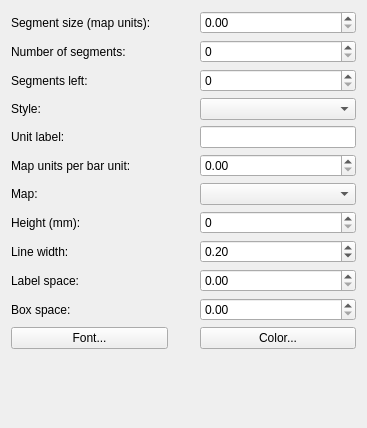
<ui version="4.0" >
 <class>QgsComposerScaleBarWidgetBase</class>
 <widget class="QWidget" name="QgsComposerScaleBarWidgetBase" >
  <property name="geometry" >
   <rect>
    <x>0</x>
    <y>0</y>
    <width>367</width>
    <height>428</height>
   </rect>
  </property>
  <property name="sizePolicy" >
   <sizepolicy vsizetype="Expanding" hsizetype="Expanding" >
    <horstretch>0</horstretch>
    <verstretch>0</verstretch>
   </sizepolicy>
  </property>
  <property name="windowTitle" >
   <string>Barscale Options</string>
  </property>
  <layout class="QGridLayout" >
   <item row="0" column="0" >
    <widget class="QLabel" name="mSegmentSizeLabel" >
     <property name="text" >
      <string>Segment size (map units):</string>
     </property>
     <property name="wordWrap" >
      <bool>true</bool>
     </property>
    </widget>
   </item>
   <item row="0" column="2" >
    <widget class="QDoubleSpinBox" name="mSegmentSizeSpinBox" >
     <property name="maximum" >
      <double>9999999999999.000000000000000</double>
     </property>
    </widget>
   </item>
   <item row="1" column="0" colspan="2" >
    <widget class="QLabel" name="mNumbereOfSegmentsLabel" >
     <property name="text" >
      <string>Number of segments:</string>
     </property>
     <property name="wordWrap" >
      <bool>true</bool>
     </property>
    </widget>
   </item>
   <item row="1" column="2" >
    <widget class="QSpinBox" name="mNumberOfSegmentsSpinBox" />
   </item>
   <item row="2" column="0" colspan="2" >
    <widget class="QLabel" name="mSegmentsLeftLabel" >
     <property name="text" >
      <string>Segments left:</string>
     </property>
    </widget>
   </item>
   <item row="2" column="2" >
    <widget class="QSpinBox" name="mSegmentsLeftSpinBox" />
   </item>
   <item row="3" column="0" >
    <widget class="QLabel" name="mStyleLabel" >
     <property name="text" >
      <string>Style:</string>
     </property>
    </widget>
   </item>
   <item row="3" column="2" >
    <widget class="QComboBox" name="mStyleComboBox" />
   </item>
   <item row="4" column="0" >
    <widget class="QLabel" name="mUnitLabelLabel" >
     <property name="text" >
      <string>Unit label:</string>
     </property>
     <property name="wordWrap" >
      <bool>true</bool>
     </property>
     <property name="buddy" >
      <cstring>mUnitLabelLineEdit</cstring>
     </property>
    </widget>
   </item>
   <item row="4" column="2" >
    <widget class="QLineEdit" name="mUnitLabelLineEdit" />
   </item>
   <item row="5" column="0" >
    <widget class="QLabel" name="mMapUnitsPerBarUnitLabel" >
     <property name="text" >
      <string>Map units per bar unit:</string>
     </property>
     <property name="wordWrap" >
      <bool>true</bool>
     </property>
    </widget>
   </item>
   <item row="5" column="2" >
    <widget class="QDoubleSpinBox" name="mMapUnitsPerBarUnitSpinBox" >
     <property name="maximum" >
      <double>9999999999999.000000000000000</double>
     </property>
    </widget>
   </item>
   <item row="6" column="0" >
    <widget class="QLabel" name="mMapLabel" >
     <property name="sizePolicy" >
      <sizepolicy vsizetype="Fixed" hsizetype="Expanding" >
       <horstretch>0</horstretch>
       <verstretch>0</verstretch>
      </sizepolicy>
     </property>
     <property name="text" >
      <string>Map:</string>
     </property>
     <property name="wordWrap" >
      <bool>true</bool>
     </property>
     <property name="buddy" >
      <cstring>mMapComboBox</cstring>
     </property>
    </widget>
   </item>
   <item row="6" column="2" >
    <widget class="QComboBox" name="mMapComboBox" >
     <property name="enabled" >
      <bool>true</bool>
     </property>
     <property name="sizePolicy" >
      <sizepolicy vsizetype="Fixed" hsizetype="Expanding" >
       <horstretch>0</horstretch>
       <verstretch>0</verstretch>
      </sizepolicy>
     </property>
    </widget>
   </item>
   <item row="7" column="0" >
    <widget class="QLabel" name="mHeightLabel" >
     <property name="text" >
      <string>Height (mm):</string>
     </property>
    </widget>
   </item>
   <item row="7" column="2" >
    <widget class="QSpinBox" name="mHeightSpinBox" />
   </item>
   <item row="8" column="0" >
    <widget class="QLabel" name="mLineWidthLabel" >
     <property name="text" >
      <string>Line width:</string>
     </property>
     <property name="wordWrap" >
      <bool>true</bool>
     </property>
     <property name="buddy" >
      <cstring>mLineWidthSpinBox</cstring>
     </property>
    </widget>
   </item>
   <item row="8" column="2" >
    <widget class="QDoubleSpinBox" name="mLineWidthSpinBox" >
     <property name="sizePolicy" >
      <sizepolicy vsizetype="Fixed" hsizetype="Expanding" >
       <horstretch>0</horstretch>
       <verstretch>0</verstretch>
      </sizepolicy>
     </property>
     <property name="minimum" >
      <double>0.010000000000000</double>
     </property>
     <property name="singleStep" >
      <double>0.100000000000000</double>
     </property>
     <property name="value" >
      <double>0.200000000000000</double>
     </property>
    </widget>
   </item>
   <item row="9" column="0" >
    <widget class="QLabel" name="mLabelBarSpaceLabel" >
     <property name="text" >
      <string>Label space:</string>
     </property>
    </widget>
   </item>
   <item row="9" column="2" >
    <widget class="QDoubleSpinBox" name="mLabelBarSpaceSpinBox" />
   </item>
   <item row="10" column="0" >
    <widget class="QLabel" name="mBoxSpaceLabel" >
     <property name="text" >
      <string>Box space:</string>
     </property>
    </widget>
   </item>
   <item row="10" column="2" >
    <widget class="QDoubleSpinBox" name="mBoxSizeSpinBox" />
   </item>
   <item row="11" column="0" >
    <widget class="QPushButton" name="mFontButton" >
     <property name="sizePolicy" >
      <sizepolicy vsizetype="Fixed" hsizetype="Preferred" >
       <horstretch>0</horstretch>
       <verstretch>0</verstretch>
      </sizepolicy>
     </property>
     <property name="text" >
      <string>Font...</string>
     </property>
    </widget>
   </item>
   <item row="11" column="2" >
    <widget class="QPushButton" name="mColorPushButton" >
     <property name="text" >
      <string>Color...</string>
     </property>
    </widget>
   </item>
   <item row="12" column="1" >
    <spacer>
     <property name="orientation" >
      <enum>Qt::Vertical</enum>
     </property>
     <property name="sizeHint" >
      <size>
       <width>20</width>
       <height>16</height>
      </size>
     </property>
    </spacer>
   </item>
  </layout>
 </widget>
 <layoutdefault spacing="6" margin="11" />
 <tabstops>
  <tabstop>mUnitLabelLineEdit</tabstop>
  <tabstop>mMapComboBox</tabstop>
  <tabstop>mFontButton</tabstop>
 </tabstops>
 <resources/>
 <connections/>
</ui>
